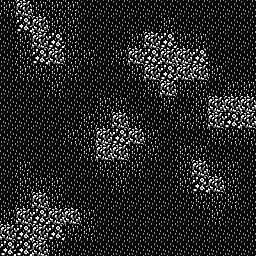

This game map was drawn from its Tiled (.tmx) file and the tilesets committed beside it. A one-line description and the full map source follow:
An orthogonal 16x16 tile map with 16x16 px tiles, 1 tile layer (Tile Layer 1).

<map version="1.2" tiledversion="1.3.1" orientation="orthogonal" renderorder="right-down" compressionlevel="-1" width="16" height="16" tilewidth="16" tileheight="16" infinite="0" nextlayerid="2" nextobjectid="1">
 <tileset firstgid="1" name="map_tiles_01" tilewidth="16" tileheight="16" tilecount="4" columns="2">
  <image source="../../sprites/map_tiles_01.png" width="32" height="32" />
 </tileset>
 <layer id="1" name="Tile Layer 1" width="16" height="16">
  <data encoding="csv">
2,3,2,2,2,1,1,1,1,1,1,1,1,1,1,1,
1,4,3,2,2,1,1,1,1,1,2,1,1,1,1,1,
1,2,3,4,2,1,1,1,2,3,4,2,2,1,1,1,
1,2,4,3,2,2,1,2,3,4,3,3,4,1,1,1,
1,2,2,2,2,1,1,1,2,3,4,3,3,2,1,1,
1,1,1,2,1,1,1,1,1,2,3,2,2,1,2,2,
1,1,1,1,1,1,2,2,1,1,2,1,2,3,3,3,
1,1,1,1,1,2,2,3,2,1,1,2,2,3,4,3,
1,1,1,1,2,2,3,4,3,2,1,1,1,2,2,2,
1,1,1,1,1,2,3,3,2,2,1,2,2,1,1,1,
1,2,1,1,1,1,2,2,2,1,1,2,3,2,2,1,
1,2,2,2,1,1,1,2,1,1,1,2,4,3,2,1,
1,2,3,2,1,1,1,1,1,1,1,1,2,2,2,1,
2,3,4,3,3,2,1,1,1,1,1,1,1,2,1,1,
3,4,3,4,2,2,1,1,1,1,1,1,1,1,1,1,
4,4,3,2,1,1,1,1,1,1,1,1,1,1,1,1
</data>
 </layer>
</map>